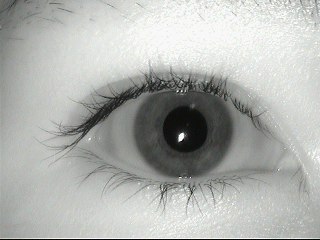
#> input picture data/MMU-Iris-Database/1/right/aevar1.bmp, 320 x 240 px; the run also reads 1 picture not shown here
$ jupyter execute new_iris_recognition.ipynb
#> lines starting #> are read from the running program, lines starting #| are printed output that depends on the picture; after the words box and inside, x2 and y2 are one past the last pixel; in counts of white or black regions, pixels touching at a corner belong together
# IRIS SEGMENTATION

[cell 1]
import cv2
import numpy as np
import matplotlib.pyplot as plt

class IrisSegmenter:

    def __init__(self, image_path):

        self.image = cv2.imread(image_path)
#> self.image is the input picture: shape (240, 320, 3); mean B, G, R 174.8, 178.4, 176
        if self.image is None:
            raise ValueError("Cannot load image. Check the path.")

        self.gray = cv2.cvtColor(self.image, cv2.COLOR_BGR2GRAY)
        self.pupil_center = None
        self.pupil_radius = None
        self.iris_radius = None
        self.iris_center = None
        self.unwrapped_iris = None

    def plot_image(self, title, image, cmap='gray'):
        plt.figure(figsize=(6, 6))
        plt.title(title)
        plt.imshow(image, cmap=cmap)
        plt.axis('off')
        plt.show()

    def binarize(self, factor):

#> called with factor = 5
        h, w = self.gray.shape
        P = np.sum(self.gray) / (h * w)
#> P = 177.2
        threshold = P / factor
#> threshold = 35.44
        binary = (self.gray > threshold).astype(np.uint8) * 255
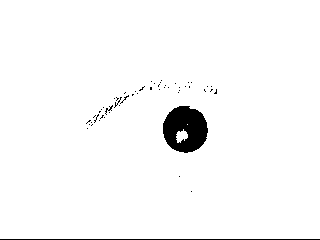
#> binary: shape (240, 320); 97.4% white; 52 black regions (49 under 20 px), largest, box (x1, y1, x2, y2) and area: (163, 106, 208, 153) 1535, (0, 239, 320, 240) 320, (105, 105, 113, 115) 23
        self.plot_image("Binarized Image", binary)
        return binary

    def clean_objects(self, binary_image):

        inverted = cv2.bitwise_not(binary_image)
#> inverted: shape (240, 320); 2.6% white; 52 white regions (49 under 20 px)
        contours, _ = cv2.findContours(inverted, cv2.RETR_EXTERNAL, cv2.CHAIN_APPROX_SIMPLE)
#> contours = 52 contours, 51 with area under 20; largest, box (x1, y1, x2, y2) and area: (163, 106, 208, 153) 1576

        if not contours:
            print("No contours found")
            return binary_image

        largest_contour = max(contours, key=cv2.contourArea)
#> largest_contour = contour of 72 points, box (x1, y1, x2, y2) (163, 106, 208, 153), area 1576
        largest_object = np.zeros_like(inverted)
        cv2.drawContours(largest_object, [largest_contour], -1, 255, -1)
#> largest_object: shape (240, 320); 2.1% white; 1 white region, box (x1, y1, x2, y2) and area: (163, 106, 208, 153) 1643
        cleaned = cv2.bitwise_not(largest_object)
        self.plot_image("Cleaned Objects", cleaned)
        return cleaned

    def clean_pupil(self, Xp):

        binary_pupil = self.binarize(Xp)
        kernel_small = cv2.getStructuringElement(cv2.MORPH_ELLIPSE, (3, 3))
        kernel_large = cv2.getStructuringElement(cv2.MORPH_ELLIPSE, (5, 5))
        cleaned = self.clean_objects(binary_pupil)

        cleaned = cv2.morphologyEx(cleaned, cv2.MORPH_CLOSE, kernel_large, iterations=2)
#> cleaned: shape (240, 320); 97.9% white; 1 black region, box (x1, y1, x2, y2) and area: (163, 106, 208, 153) 1634
        cleaned = cv2.erode(cleaned, kernel_small, iterations=2)
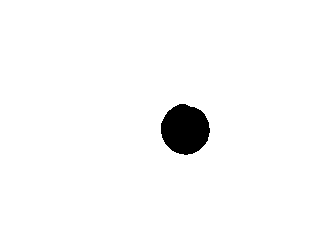
#> cleaned: shape (240, 320); 97.5% white; 1 black region, box (x1, y1, x2, y2) and area: (161, 104, 210, 155) 1904
        cleaned = cv2.dilate(cleaned, kernel_small, iterations=2)
        cleaned = cv2.medianBlur(cleaned, 5)
#> cleaned: shape (240, 320); 97.9% white; 1 black region, box (x1, y1, x2, y2) and area: (163, 106, 208, 153) 1632
        cleaned = cv2.morphologyEx(cleaned, cv2.MORPH_OPEN, kernel_large, iterations=2)
        self.plot_image("Cleaned Pupil", cleaned)
        return cleaned

    def detect_pupil(self, Xp, diff):

        clean = self.clean_pupil(Xp)

        h_proj = np.sum(clean, axis=1)
#> h_proj = 240 values, max 81600 at index 0, min 70125 at index 128, mean 79866
        v_proj = np.sum(clean, axis=0)
#> v_proj = 320 values, max 61200 at index 0, min 49215 at index 184, mean 59899.5

        y_candidates = np.where(h_proj == np.min(h_proj))[0]
#> y_candidates = [128, 129, 130, 131, 132]
        x_candidates = np.where(v_proj == np.min(v_proj))[0]
#> x_candidates = [184, 185]

        y_center = int(np.median(y_candidates)) if len(y_candidates) > 0 else h_proj.shape[0] // 2
#> y_center = 130
        x_center = int(np.median(x_candidates)) if len(x_candidates) > 0 else v_proj.shape[0] // 2
#> x_center = 184
        self.pupil_center = (x_center, y_center)
#> self.pupil_center = (184, 130)

        h_diff = np.abs(np.diff(h_proj.astype(np.int64)))
#> h_diff = 239 values, max 2550 at index 151, min 0 at index 0, mean 96.03
        v_diff = np.abs(np.diff(v_proj.astype(np.int64)))
#> v_diff = 319 values, max 2805 at index 162, min 0 at index 0, mean 75.14

        h_edges = np.where(h_diff > np.max(h_diff) * diff)[0]
#> h_edges = [105, 106, 107, 108, 148, 149, 150, 151, 152]
        v_edges = np.where(v_diff > np.max(v_diff) * diff)[0]
#> v_edges = [162, 163, 164, 165, 166, 203, 204, 205, 206, 207]

        r_y = (h_edges[-1] - h_edges[0]) // 2 if len(h_edges) >= 2 else 0
#> r_y = 23
        r_x = (v_edges[-1] - v_edges[0]) // 2 if len(v_edges) >= 2 else 0
#> r_x = 22
        self.pupil_radius = (r_x + r_y) // 2
#> self.pupil_radius = 22

    def clean_iris(self, Xi):

        binary_iris = self.binarize(Xi)
#> call 2 of binarize, with factor = 2.2
#> in binarize (call 2), `threshold = P / factor`: threshold = 80.55
#> in binarize (call 2), `binary = (self.gray > threshold).astype(np.uint8) * 255`:
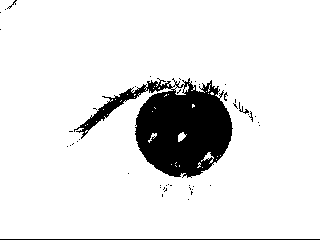
#> binary: shape (240, 320); 89.4% white; 45 black regions (42 under 20 px), largest, box (x1, y1, x2, y2) and area: (74, 78, 233, 178) 7619, (0, 239, 320, 240) 320, (239, 102, 249, 114) 33
        kernel_large = cv2.getStructuringElement(cv2.MORPH_ELLIPSE, (9, 9))

        cleaned = self.clean_objects(binary_iris)
#> in clean_objects (call 2), `contours, _ = cv2.findContours(inverted, cv2.RETR_EXTERNAL, cv2.CHAIN_..`: contours = 44 contours, 43 with area under 20; largest, box (x1, y1, x2, y2) and area: (74, 78, 233, 178) 7596

        cleaned = cv2.morphologyEx(cleaned, cv2.MORPH_CLOSE, kernel_large, iterations=2)
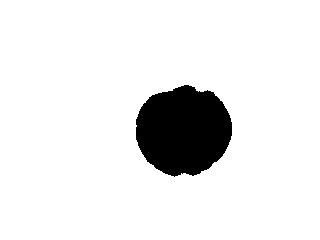
#> cleaned: shape (240, 320); 91.2% white; 1 black region, box (x1, y1, x2, y2) and area: (136, 85, 232, 177) 6753
        cleaned = cv2.morphologyEx(cleaned, cv2.MORPH_OPEN, kernel_large, iterations=2)
#> cleaned: shape (240, 320); 91.2% white; 1 black region, box (x1, y1, x2, y2) and area: (136, 85, 232, 177) 6767
        self.plot_image("Cleaned Iris", cleaned)
        return cleaned

    def detect_iris(self, Xi, diff):

        clean = self.clean_iris(Xi)

        h_proj = np.sum(clean, axis=1)
#> h_proj = 240 values, max 81600 at index 0, min 57120 at index 122, mean 74410.1
        v_proj = np.sum(clean, axis=0)
#> v_proj = 320 values, max 61200 at index 0, min 38505 at index 186, mean 55807.5
        d45_proj = np.sum(np.rot90(clean, k=1), axis=1)
#> d45_proj = 320 values, max 61200 at index 0, min 38505 at index 126, mean 55807.5
        d135_proj = np.sum(np.rot90(clean, k=3), axis=1)
#> d135_proj has the same summary as v_proj

        y_indices = np.arange(len(h_proj))
#> y_indices = 240 values from 0 to 239
        x_indices = np.arange(len(v_proj))
#> x_indices = 320 values from 0 to 319

        y_center = int(np.sum(y_indices * h_proj) / np.sum(h_proj)) if np.sum(h_proj) > 0 else clean.shape[0] // 2
#> y_center = 118
        x_center = int(np.sum(x_indices * v_proj) / np.sum(v_proj)) if np.sum(v_proj) > 0 else clean.shape[1] // 2
#> x_center = 157

        self.iris_center = (x_center, y_center)
#> self.iris_center = (157, 118)

        h_diff = np.abs(np.diff(h_proj.astype(np.int64)))
#> h_diff = 239 values, max 3060 at index 90, min 0 at index 0, mean 204.9
        v_diff = np.abs(np.diff(v_proj.astype(np.int64)))
#> v_diff = 319 values, max 5355 at index 135, min 0 at index 0, mean 142.3
        d45_diff = np.abs(np.diff(d45_proj.astype(np.int64)))
#> d45_diff = 319 values, max 5355 at index 183, min 0 at index 0, mean 142.3
        d135_diff = np.abs(np.diff(d135_proj.astype(np.int64)))
#> d135_diff has the same summary as v_diff

        h_edges = np.where(h_diff > np.max(h_diff) * diff)[0]
#> h_edges = [84, 85, 86, 89, 90, 91, 92, 93, 161, 168, 169, 170, 172, 173, 174, 175]
        v_edges = np.where(v_diff > np.max(v_diff) * diff)[0]
#> v_edges = [135, 137, 230, 231]
        d45_edges = np.where(d45_diff > np.max(d45_diff) * diff)[0]
#> d45_edges = [87, 88, 181, 183]
        d135_edges = np.where(d135_diff > np.max(d135_diff) * diff)[0]
#> d135_edges = [135, 137, 230, 231]

        r_h = (h_edges[-1] - h_edges[0]) // 2 if len(h_edges) >= 2 else 0
#> r_h = 45
        r_v = (v_edges[-1] - v_edges[0]) // 2 if len(v_edges) >= 2 else 0
#> r_v = 48
        r_45 = (d45_edges[-1] - d45_edges[0]) // 2 if len(d45_edges) >= 2 else 0
#> r_45 = 48
        r_135 = (d135_edges[-1] - d135_edges[0]) // 2 if len(d135_edges) >= 2 else 0
#> r_135 = 48

        r = int(np.mean([r_h, r_v, r_45, r_135]))
#> r = 47

        self.iris_radius = r
#> self.iris_radius = 47
        self.iris_center = (x_center, y_center)


    def draw_contour(self):

        output = self.image.copy()
        cv2.circle(output, self.pupil_center, self.pupil_radius, (57, 255, 10), 1)
        cv2.circle(output, self.pupil_center, self.iris_radius, (255, 0, 0), 1)
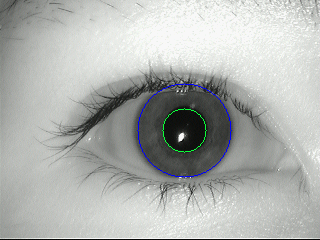
#> output: shape (240, 320, 3); mean B, G, R 175.5, 178.5, 175.7
        self.plot_image("Contours Drawn", output)
        return output

    def unwrap_iris(self, output_shape=(64, 256)):

#> called with output_shape = (64, 256)
        height, width = output_shape
        unwrapped = np.zeros(output_shape, dtype=np.uint8)

        cx, cy = self.pupil_center
#> cx = 184; cy = 130

        for y in range(height):
            for x in range(width):
                theta = 2 * np.pi * x / width
                r = self.pupil_radius + (self.iris_radius - self.pupil_radius) * y / height

                xi = int(cx + r * np.cos(theta))
                yi = int(cy + r * np.sin(theta))

                if 0 <= xi < self.gray.shape[1] and 0 <= yi < self.gray.shape[0]:
                    unwrapped[y, x] = self.gray[yi, xi]
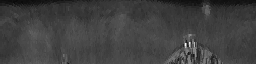
#> unwrapped: shape (64, 256); min 10, max 248, mean 64.4

        self.plot_image("Unwrapped Iris", unwrapped)
        self.unwrapped_iris = unwrapped
        return unwrapped


    def extract_bands(self ):

        height, width = self.unwrapped_iris.shape
        band_height = height // 8

        bands = []
        masks = []
        masked_bands = []

        for i in range(8):

            band_start = i * band_height
            band_end = min((i + 1) * band_height, height)
            band = self.unwrapped_iris[band_start:band_end, :]

            mask = np.ones_like(band, dtype=bool)

            if i < 4:
                bottom_center = 3 * width // 4
                sector_width = int(width * (30 / 360))
                start_idx = (bottom_center - sector_width // 2) % width
                end_idx = (bottom_center + sector_width // 2) % width

                if start_idx < end_idx:
                    mask[:, start_idx:end_idx] = False
                else:
                    mask[:, start_idx:] = False
                    mask[:, :end_idx] = False

            elif i < 6:
                included_angle = 226
                half_included = included_angle / 2

                start_angle = (90 - half_included) % 360
                end_angle = (90 + half_included) % 360

                start_idx = int(start_angle * width / 360)
                end_idx = int(end_angle * width / 360)

                temp_mask = np.zeros_like(mask)

                if start_idx < end_idx:
                    temp_mask[:, start_idx:end_idx] = True
                else:
                    temp_mask[:, start_idx:] = True
                    temp_mask[:, :end_idx] = True

                mask = temp_mask

            else:
                included_angle = 180
                half_included = included_angle / 2

                start_angle = (90 - half_included) % 360
                end_angle = (90 + half_included) % 360

                start_idx = int(start_angle * width / 360)
                end_idx = int(end_angle * width / 360)

                temp_mask = np.zeros_like(mask)

                if start_idx < end_idx:
                    temp_mask[:, start_idx:end_idx] = True
                else:
                    temp_mask[:, start_idx:] = True
                    temp_mask[:, :end_idx] = True

                mask = temp_mask


            masked_band = np.where(mask, band, 0)
            masked_bands.append(masked_band)

            print(masked_band.shape)
            self.plot_image(f"Band {i+1}", masked_band)
            bands.append(band)
            masks.append(mask)
#> after the loop, bands = 8 items; masked_bands = 8 items; masks = 8 items

        stack = np.vstack(masked_bands)
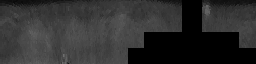
#> stack: shape (64, 256); min 0, max 109, mean 46.5
        self.plot_image("Stacked Bands", stack)

    def process(self, Xi, Xp, diff):

        self.detect_pupil(Xp, diff)
        self.detect_iris(Xi, diff)
        self.draw_contour()
        self.unwrap_iris()
        self.extract_bands()

# IRIS RECOGNITION / COMPARISON / CODING

[cell 2]
import cv2
import numpy as np
import matplotlib.pyplot as plt
from scipy.signal import convolve2d

class IrisRecognizer:
    def __init__(self, unwrapped_iris, frequency=np.pi):
        self.unwrapped_iris = unwrapped_iris
        self.gabor_frequency = frequency
        self.iris_codes = []
        self.iris_masks = []

    def create_gabor_kernel_2d(self, frequency, sigma_x=3.0, sigma_y=3.0, size=32):
        x = np.linspace(-size//2, size//2, size)
        y = np.linspace(-size//2, size//2, size)
        X, Y = np.meshgrid(x, y)

        theta = 0  # Orientation along x-axis
        X_theta = X * np.cos(theta) + Y * np.sin(theta)

        envelope = np.exp(-0.5 * ((X**2)/(sigma_x**2) + (Y**2)/(sigma_y**2)))
        carrier = np.exp(1j * (2 * np.pi * frequency * X_theta))

        gabor = envelope * carrier
        return gabor

    def apply_gabor_filters(self, img_band):
        responses = []
        gabor = self.create_gabor_kernel_2d(self.gabor_frequency)
        filtered = convolve2d(img_band, np.real(gabor), mode='same') + 1j * convolve2d(img_band, np.imag(gabor), mode='same')
        responses.append(filtered)
        return responses

    def quantize_response(self, response):
        real = np.real(response)
        imag = np.imag(response)
        bit1 = (real >= 0).astype(np.uint8)
        bit2 = (imag >= 0).astype(np.uint8)
        return np.stack([bit1, bit2], axis=-1)

    def process_band(self, band, mask):
        responses = self.apply_gabor_filters(band)
        band_code = []
        band_mask = []

        for response in responses:
            quantized = self.quantize_response(response)
            band_code.append(quantized.reshape(-1, 2))
            valid = mask.flatten()
            band_mask.append(np.repeat(valid, 2))

        full_code = np.concatenate(band_code, axis=0)
        full_mask = np.concatenate(band_mask, axis=0)
        return full_code.flatten(), full_mask

    def generate_masks(self, height, width):
        band_masks = []
        band_height = height // 8
        for i in range(8):
            mask = np.ones((band_height, width), dtype=bool)
            if i < 4:
                center = 3 * width // 4
                sector = int(width * 30/360)
                start = (center - sector//2) % width
                end = (center + sector//2) % width
                if start < end:
                    mask[:, start:end] = False
                else:
                    mask[:, start:] = False
                    mask[:, :end] = False
            elif i < 6:
                angle = 226
                start = int((90 - angle/2) * width/360) % width
                end = int((90 + angle/2) * width/360) % width
                mask.fill(0)
                if start < end:
                    mask[:, start:end] = True
                else:
                    mask[:, start:] = True
                    mask[:, :end] = True
            else:
                angle = 180
                start = int((90 - angle/2) * width/360) % width
                end = int((90 + angle/2) * width/360) % width
                mask.fill(0)
                if start < end:
                    mask[:, start:end] = True
                else:
                    mask[:, start:] = True
                    mask[:, :end] = True
            band_masks.append(mask)
        return band_masks

    def process_iris(self):
        height, width = self.unwrapped_iris.shape
        band_height = height // 8
        masks = self.generate_masks(height, width)

        for rotation in range(7):
            rotated_iris = np.roll(self.unwrapped_iris, rotation*2, axis=1)
            all_codes = []
            all_masks = []

            for i in range(8):
                band = rotated_iris[i*band_height:(i+1)*band_height, :]
                mask = masks[i]
                band_code, band_mask = self.process_band(band, mask)
                all_codes.append(band_code)
                all_masks.append(band_mask)

            self.iris_codes.append(all_codes)
            self.iris_masks.append(all_masks)
#> after the loop, self.iris_codes = 7 items; self.iris_masks = 7 items

        return self.iris_codes, self.iris_masks

    def hamming_distance(self, code1, code2, mask1, mask2):
        combined_mask = mask1 & mask2
        valid_bits = np.sum(combined_mask)
        if valid_bits == 0:
            return 1.0
        diff = np.logical_xor(code1, code2)
        masked_diff = diff & combined_mask
        return np.sum(masked_diff) / valid_bits

    def compare_irises(self, other_recognizer, max_rotation=8):
        min_distance = 1.0
        for our_code, our_mask in zip(self.iris_codes, self.iris_masks):
            for their_code, their_mask in zip(other_recognizer.iris_codes, other_recognizer.iris_masks):
                for shift in range(-max_rotation, max_rotation+1):
                    shifted_code = np.roll(their_code, shift)
                    shifted_mask = np.roll(their_mask, shift)
                    dist = self.hamming_distance(our_code, shifted_code, our_mask, shifted_mask)
                    min_distance = min(min_distance, dist)
        return min_distance

    def visualize_iris_code(self):
        # Pobierz pierwszy kod tęczówki (bez rotacji)
        code = np.concatenate(self.iris_codes[0])  # Połącz wszystkie pasy
        mask = np.concatenate(self.iris_masks[0])  # Połącz wszystkie maski

        # Przygotuj obraz 16x128 (16 rzędów po 128 bitów)
        img = np.zeros((16, 128), dtype=np.uint8)

        # Wypełnij obraz wartościami bitów (tylko ważne bity)
        for i in range(16):
            for j in range(128):
                idx = i * 128 + j
                if mask[idx]:
                    img[i, j] = code[idx]

        # Wyświetl wizualizację
        plt.figure(figsize=(12, 3))
        plt.title('Iris Code Visualization (16 rows × 128 bits)')
        plt.imshow(img, cmap='gray')
        plt.axis('off')
        plt.show()
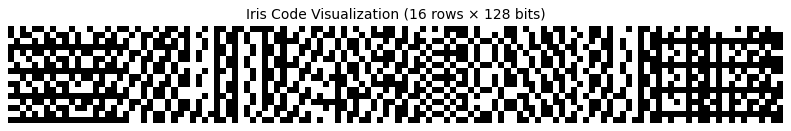
#> figure drawn by matplotlib, 1 panel

# EXPERIMENTS

Iris detection

[cell 3]
processor = IrisSegmenter("./data/MMU-Iris-Database/1/right/aevar1.bmp")
processor.process(Xi=2.2, Xp=5.0, diff=0.3)

Iris code

[cell 4]
coder = IrisRecognizer(processor.unwrapped_iris)
coder.process_iris()
coder.visualize_iris_code()

Let's compare iris form the same image

[cell 5]
coder.compare_irises(coder, max_rotation=8)
#> the loop in compare_irises, `for our_code, our_mask in zip(self.iris_codes, self.iris_masks):` made 7 passes
#> Out = 0

Let's add different image of the same iris

[cell 6]
processor2 = IrisSegmenter("./data/MMU-Iris-Database/10/right/fionar5.bmp")
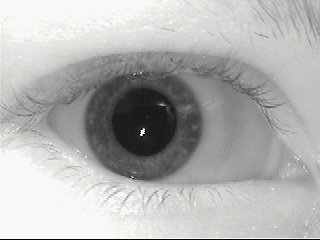
#> input picture data/MMU-Iris-Database/10/right/fionar5.bmp, 320 x 240 px
#> in __init__, self.image is the input picture: shape (240, 320, 3); mean B, G, R 175.9, 179.1, 177
processor2.process(Xi=1.5, Xp=3.5, diff=0.3)
#> in clean_objects (call 4), `cv2.drawContours(largest_object, [largest_contour], -1, 255, -1)`:
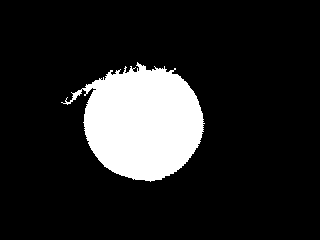
#> largest_object: shape (240, 320); 14.2% white; 1 white region, box (x1, y1, x2, y2) and area: (61, 62, 205, 182) 10931
#> (the rest of the program and of its run is left out)
